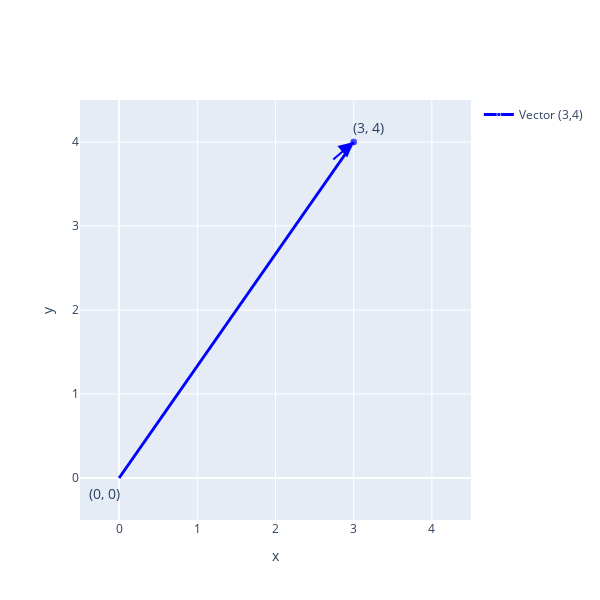

Notebook source saved alongside this figure:
### Markdown cell above
## Norm (i.e. Length or Magnitude)

In the context of physics, vectors are often described as creatures with "a magnitude and a direction". While this is not a physics class – this is EECS 245, after all! – this interpretation will be useful for us, too.

To illustrate what we mean, let's consider a concrete vector in $\mathbb{R}^2$, since it is easy to visualize vectors in 2 dimensions on a computer screen. Suppose $\vec v = \begin{bmatrix} 3 \\ 4 \end{bmatrix}$. Then, **geometrically**, we can visualize $\vec v$ as an arrow pointing from the origin $(0,0)$ to the point $(3,4)$ in the 2D Cartesian plane.

### Code cell
import plotly.graph_objects as go
import numpy as np

# Define the vector (3,4)
vector = np.array([3, 4])

# Create figure
fig = go.Figure()

# Add the vector as a line from origin to (3,4)
fig.add_trace(go.Scatter(
    x=[0, vector[0]], 
    y=[0, vector[1]], 
    mode='lines+markers',
    line=dict(color='blue', width=3),
    marker=dict(size=[0, 8]),  # Small marker at origin, larger at endpoint
    name='Vector (3,4)'
))

# Add an arrow annotation at the end of the vector
fig.add_annotation(
    x=vector[0], 
    y=vector[1],
    ax=vector[0] - 0.3, 
    ay=vector[1] - 0.24,
    xref='x', 
    yref='y',
    axref='x', 
    ayref='y',
    showarrow=True,
    arrowhead=2,
    arrowsize=1.5,
    arrowwidth=2,
    arrowcolor='blue'
)

# Add labels for the endpoint
fig.add_annotation(
    x=vector[0], 
    y=vector[1],
    text='(3, 4)',
    showarrow=False,
    xshift=15,
    yshift=15,
    font=dict(size=14)
)

# Add origin label
fig.add_annotation(
    x=0, 
    y=0,
    text='(0, 0)',
    showarrow=False,
    xshift=-15,
    yshift=-15,
    font=dict(size=14)
)

# Set layout
fig.update_layout(
    title='',
    xaxis=dict(
        range=[-0.5, 4.5], 
        showgrid=True, 
        zeroline=True,
        title='x'
    ),
    yaxis=dict(
        range=[-0.5, 4.5], 
        showgrid=True, 
        zeroline=True,
        title='y'
    ),
    width=600,
    height=600,
    showlegend=True
)

fig.show()

### Figure 1 — Plotly figure (JSON) as saved in the notebook; plotly's stock layout.template omitted (floating-point values rounded to 4 significant figures)
{"data": [{"line": {"color": "blue", "width": 3}, "marker": {"size": [0, 8]}, "mode": "lines+markers", "name": "Vector (3,4)", "type": "scatter", "x": [0, 3], "y": [0, 4]}], "layout": {"annotations": [{"arrowcolor": "blue", "arrowhead": 2, "arrowsize": 1.5, "arrowwidth": 2, "ax": 2.7, "axref": "x", "ay": 3.76, "ayref": "y", "showarrow": true, "x": 3, "xref": "x", "y": 4, "yref": "y"}, {"font": {"size": 14}, "showarrow": false, "text": "(3, 4)", "x": 3, "xshift": 15, "y": 4, "yshift": 15}, {"font": {"size": 14}, "showarrow": false, "text": "(0, 0)", "x": 0, "xshift": -15, "y": 0, "yshift": -15}], "height": 600, "showlegend": true, "title": {"text": ""}, "width": 600, "xaxis": {"range": [-0.5, 4.5], "showgrid": true, "title": {"text": "x"}, "zeroline": true}, "yaxis": {"range": [-0.5, 4.5], "showgrid": true, "title": {"text": "y"}, "zeroline": true}}}
